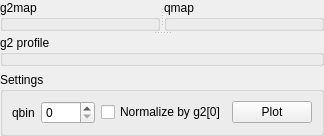
       <widget class="QWidget" name="tab_10">
        <attribute name="title">
         <string>g2_map</string>
        </attribute>
        <layout class="QGridLayout" name="gridLayout_42">
         <property name="leftMargin">
          <number>0</number>
         </property>
         <property name="topMargin">
          <number>0</number>
         </property>
         <property name="rightMargin">
          <number>0</number>
         </property>
         <property name="bottomMargin">
          <number>0</number>
         </property>
         <item row="0" column="0" colspan="2">
          <widget class="QSplitter" name="splitter_6">
           <property name="orientation">
            <enum>Qt::Orientation::Vertical</enum>
           </property>
           <widget class="QSplitter" name="splitter_5">
            <property name="orientation">
             <enum>Qt::Orientation::Horizontal</enum>
            </property>
            <widget class="QGroupBox" name="groupBox_18">
             <property name="title">
              <string>g2map</string>
             </property>
             <layout class="QGridLayout" name="gridLayout_23">
              <property name="leftMargin">
               <number>0</number>
              </property>
              <property name="topMargin">
               <number>0</number>
              </property>
              <property name="rightMargin">
               <number>0</number>
              </property>
              <property name="bottomMargin">
               <number>0</number>
              </property>
              <item row="0" column="0">
               <widget class="GraphicsLayoutWidget" name="widget_g2map_all" native="true">
                <property name="sizePolicy">
                 <sizepolicy hsizetype="Preferred" vsizetype="Preferred">
                  <horstretch>0</horstretch>
                  <verstretch>1</verstretch>
                 </sizepolicy>
                </property>
               </widget>
              </item>
             </layout>
            </widget>
            <widget class="QGroupBox" name="groupBox_19">
             <property name="title">
              <string>qmap</string>
             </property>
             <layout class="QGridLayout" name="gridLayout_37">
              <property name="leftMargin">
               <number>0</number>
              </property>
              <property name="topMargin">
               <number>0</number>
              </property>
              <property name="rightMargin">
               <number>0</number>
              </property>
              <property name="bottomMargin">
               <number>0</number>
              </property>
              <item row="0" column="0">
               <widget class="ImageView" name="widget_g2map_qmap" native="true">
                <property name="sizePolicy">
                 <sizepolicy hsizetype="Preferred" vsizetype="Preferred">
                  <horstretch>0</horstretch>
                  <verstretch>1</verstretch>
                 </sizepolicy>
                </property>
               </widget>
              </item>
             </layout>
            </widget>
           </widget>
           <widget class="QGroupBox" name="groupBox_20">
            <property name="title">
             <string>g2 profile</string>
            </property>
            <layout class="QGridLayout" name="gridLayout_41">
             <property name="leftMargin">
              <number>0</number>
             </property>
             <property name="topMargin">
              <number>0</number>
             </property>
             <property name="rightMargin">
              <number>0</number>
             </property>
             <property name="bottomMargin">
              <number>0</number>
             </property>
             <item row="0" column="0">
              <widget class="GraphicsLayoutWidget" name="widget_g2map_profile" native="true">
               <property name="sizePolicy">
                <sizepolicy hsizetype="Preferred" vsizetype="Preferred">
                 <horstretch>0</horstretch>
                 <verstretch>1</verstretch>
                </sizepolicy>
               </property>
              </widget>
             </item>
            </layout>
           </widget>
          </widget>
         </item>
         <item row="1" column="0" colspan="2">
          <widget class="QGroupBox" name="groupBox_17">
           <property name="title">
            <string>Settings</string>
           </property>
           <layout class="QGridLayout" name="gridLayout_20">
            <item row="0" column="3">
             <widget class="QPushButton" name="pushButton_plot_g2map">
              <property name="text">
               <string>Plot</string>
              </property>
             </widget>
            </item>
            <item row="0" column="0">
             <widget class="QLabel" name="label_30">
              <property name="text">
               <string>qbin</string>
              </property>
             </widget>
            </item>
            <item row="0" column="1">
             <widget class="QSpinBox" name="spinBox_qbin">
              <property name="maximum">
               <number>9999</number>
              </property>
             </widget>
            </item>
            <item row="0" column="2">
             <widget class="QCheckBox" name="checkBox_g2map_normalization">
              <property name="text">
               <string>Normalize by g2[0]</string>
              </property>
             </widget>
            </item>
           </layout>
          </widget>
         </item>
        </layout>
       </widget>
